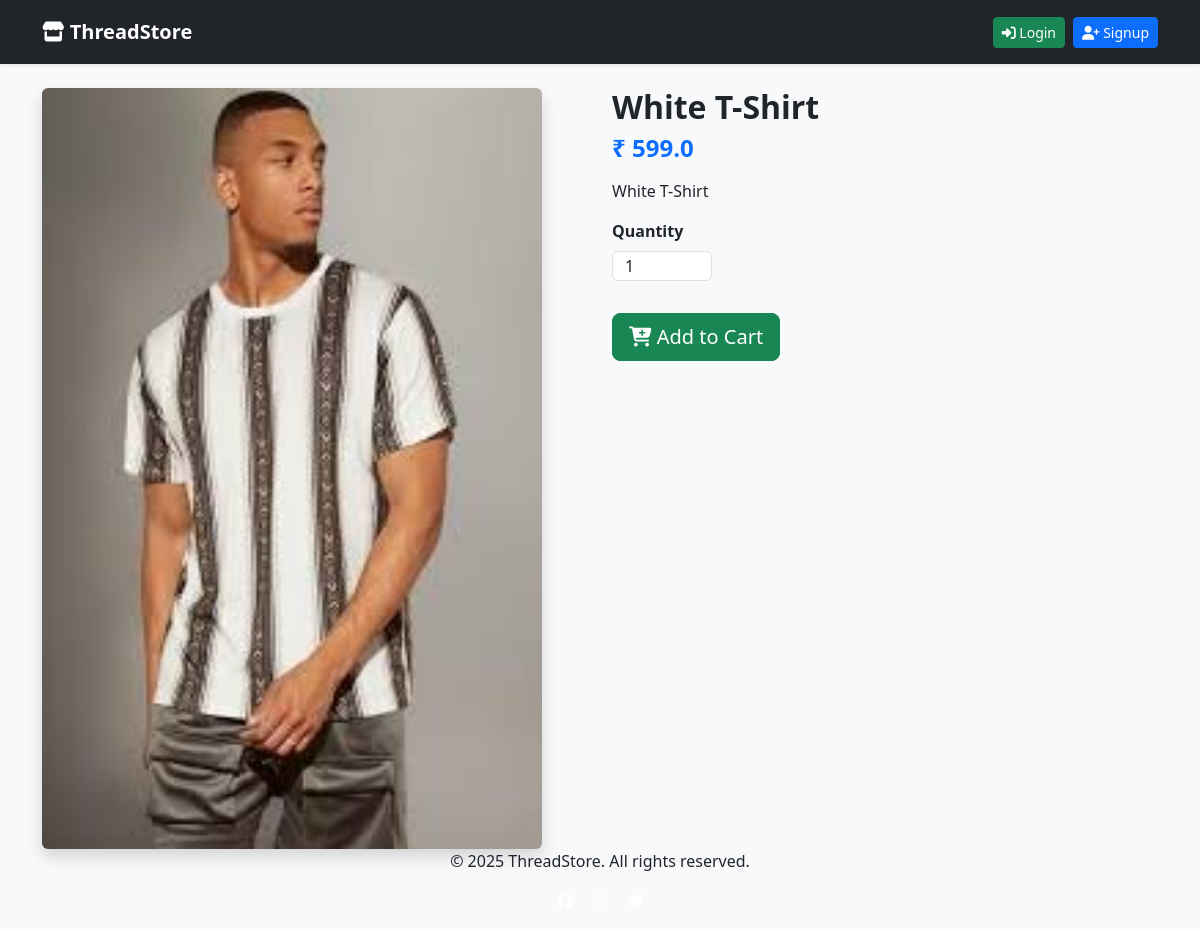
Page /product/3/ on the committed database.
### store/models.py (models this page shows, shortened)
class Product(models.Model):
    category = models.ForeignKey(Category, on_delete=models.CASCADE)
    title = models.CharField(max_length=200)
    description = models.TextField()
    price = models.FloatField()
    image = models.ImageField(upload_to='products/')
    stock = models.IntegerField(default=10)

### store/views.py (the view)
# urls.py: path('product/<int:pk>/', views.product_detail, name="product_detail"),
def product_detail(request, pk):
    product = Product.objects.get(pk=pk)
    return render(request, "store/product_detail.html", {"product": product})

### templates/store/product_detail.html (shortened to what this page needs)
{% extends "store/base.html" %}
{% block content %}
<div class="row">
  <div class="col-md-6">
    <img src="{{ product.image.url }}" width="500" height="300" class="img-fluid rounded shadow" >
  </div>
  <div class="col-md-6">
    <h2 class="fw-bold">{{ product.title }}</h2>
    <h4 class="text-primary fw-bold">₹ {{ product.price }}</h4>
    <p class="mt-3">{{ product.description }}</p>
    <form action="/add-to-cart/{{ product.id }}/" method="POST">
      <div class="mb-3">
        <label class="form-label fw-bold">Quantity</label>
        <input type="number" name="quantity" class="form-control" value="1" min="1" max="{{ product.stock }}" style="width: 100px; height: 30px;">
      </div>
      <button class="btn btn-success btn-lg mt-3">
        <i class="fa-solid fa-cart-plus"></i> Add to Cart
      </button>
    </form>
  </div>
</div>
{% endblock %}

### templates/store/base.html (style rules this page uses)
body { background: #f8f9fa; }

### rows in the picture
Product: image (picture), title "White T-Shirt", price "599.0", description "White T-Shirt"
